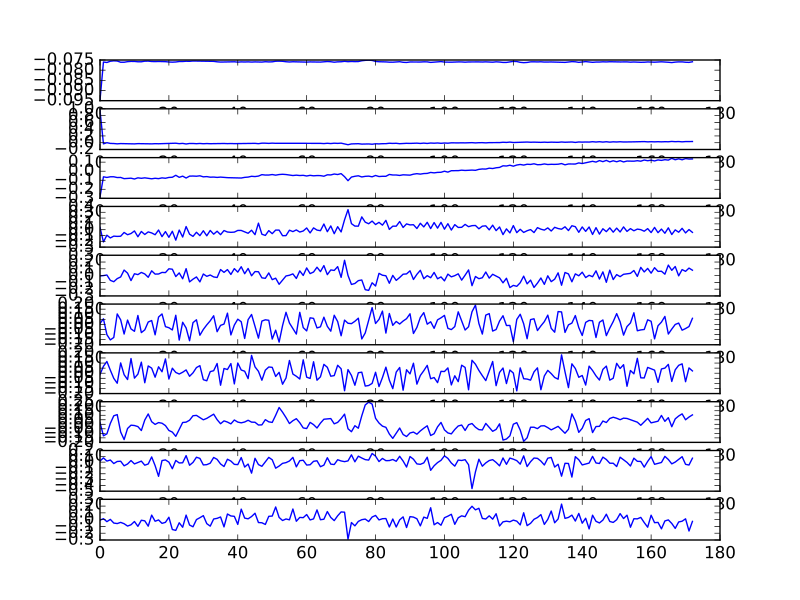

Reproduce this figure in Python.
#- Use subplots to make axes to plot first 10 principal component
#- vectors
#- Plot one component vector per sub-plot.
fig, axes = plt.subplots(10, 1)
for i, ax in enumerate(axes):
    ax.plot(U[:, i])
# [...]
